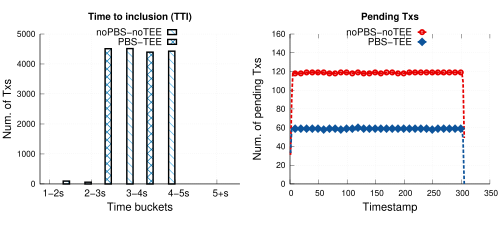

Reproduce this figure in gnuplot.
# 
# Author: Peterson Yuhala
#

set term postscript size 5in,2.3in linewidth 1 color eps enhanced 22
set encoding utf8


set output "uniswap.eps"
set datafile separator comma

load "styles.inc"
load "common.gnuplot" 
load "linetypes.gnuplot"

## Multiplot settings

## mp_startx # Left edge of col 0 plot area
## mp_starty          # Top of row 0 plot area
## mp_width            # Total width of plot area
## mp_height         # Total height of plot area
## mp_rowgap         # Gap between plot rows
## mp_colgap          # Gap between plot columns
          

mp_startx=0.08
mp_starty=0.15

mp_height=0.65
mp_rowgap=0.19
mp_colgap=0.1
mp_width=0.9

eval mpSetup(2, 1)


font_size = 14
label_size = 18



set ytics nomirror
set grid y
set ytics font ",12"


eval mpNext
# --- GRAPH a (top left)


set title "Time to inclusion (TTI)" font "Helvetica-bold,14" #offset 0,-0.2

set ylabel "Num. of Txs" font ",16"  offset 4,0
set xlabel "Time buckets" font ",16"
set xtics font ",14"


set xtics("1-2s" 0, "2-3s" 1, "3-4s" 2, "4-5s" 3, "5+s" 4) font ",14"
#set xtics rotate by 60

set style fill solid border -1
set boxwidth 0.15
set xtics offset 0.4,0.4,0
set ytics offset 0.5,0,0
set xlabel offset 0,1,0

dx=0.08
#set offset 25, -0.5, 0, 0 #left,right,top,bottom

#set xrange[0:400]
set yrange [0:5000]

#set key samplen 1 font ",14" at graph 0.5,0.95
#set key maxrows 1 samplen 0.5 width -2 invert center at graph 1.1,1.125 font ",12"
#set key samplen 1 font ",14" at graph 0.5,0.95

set key samplen 0.75 maxrows 2 at graph 0.5, 0.98 center font ",14"



plot 'data/no_pbs_no_tee/uniswap/uniswap-30_tti.csv' u ($1-dx):3 t "noPBS-noTEE" with boxes ls 1 lc rgb C2 fillstyle pattern 4, \
     'data/pbs_tee_op-rbuilder/uniswap/uniswap-30_tti.csv' u ($1+5*dx):3 t "PBS-TEE"  with boxes ls 1 lc rgb C5 fillstyle pattern 9
     
    #'data/uniswap/nopbs_tee_uniswap_tti.csv' u ($1+dx):3 t "noPBS-TEE"  with boxes ls 1 lc rgb C3 fillstyle pattern 2, \
    #'data/uniswap/pbs_notee_op-rbuilder-uniswap_tti.csv' u ($1+3*dx):3 t "PBS-noTEE"  with boxes ls 1 lc rgb C1 fillstyle pattern 3, \
    



unset xtics
eval mpNext
# --- GRAPH b (top right)
set xrange[0:350]


set yrange [0:160]
set title "Pending Txs" font "Helvetica-bold,14" #offset 0,-0.2

set ylabel "Num. of pending Txs" font ",16"  offset 3,0
set xlabel "Timestamp" font ",16" 
set xtics offset 0,0.4,0 font ",12"


#set key samplen 1 maxrows 1 center top outside at graph 0.5, 1.0 font ",14"

plot 'data/no_pbs_no_tee/uniswap/uniswap-30_pending_tx.csv' u 1:3 every 2  w l ls 2006 notitle, \
      '' u 1:3 every 10 t "noPBS-noTEE" w lp ls 2006, \
      'data/pbs_tee_op-rbuilder/uniswap/uniswap-30_pending_tx.csv' u 1:3 every 2 w l ls 22001 notitle, \
        '' u 1:3 every 10 t "PBS-TEE" w lp ls 22001
     #'data/uniswap/nopbs_tee_uniswap_pending_tx.csv' u 1:3 every 2  w l ls 2007 notitle, \
     #'' u 1:3 every 10 t "noPBS-TEE" w lp ls 2007, \
     #'data/uniswap/pbs_notee_op-rbuilder-uniswap_pending_tx.csv' u 1:3 every 2 w l ls 22004 notitle, \
     #'' u 1:3 every 10 t "PBS-noTEE" w lp ls 22004, \
     


## Gas plots removed
     
!epstopdf "uniswap.eps"
!rm "uniswap.eps"
quit
